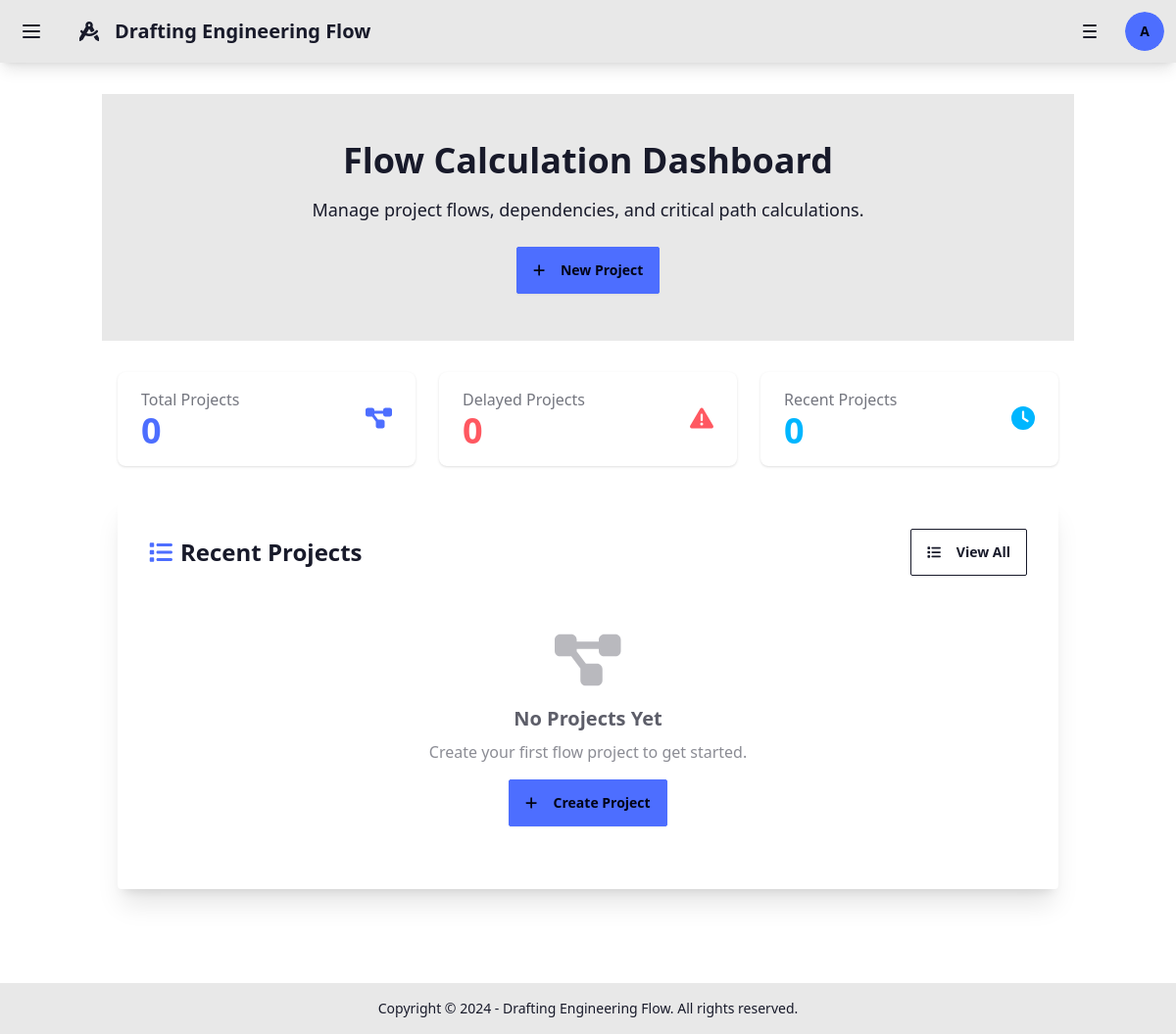
Before: /flow-calc/ (signed in) with the older database file.
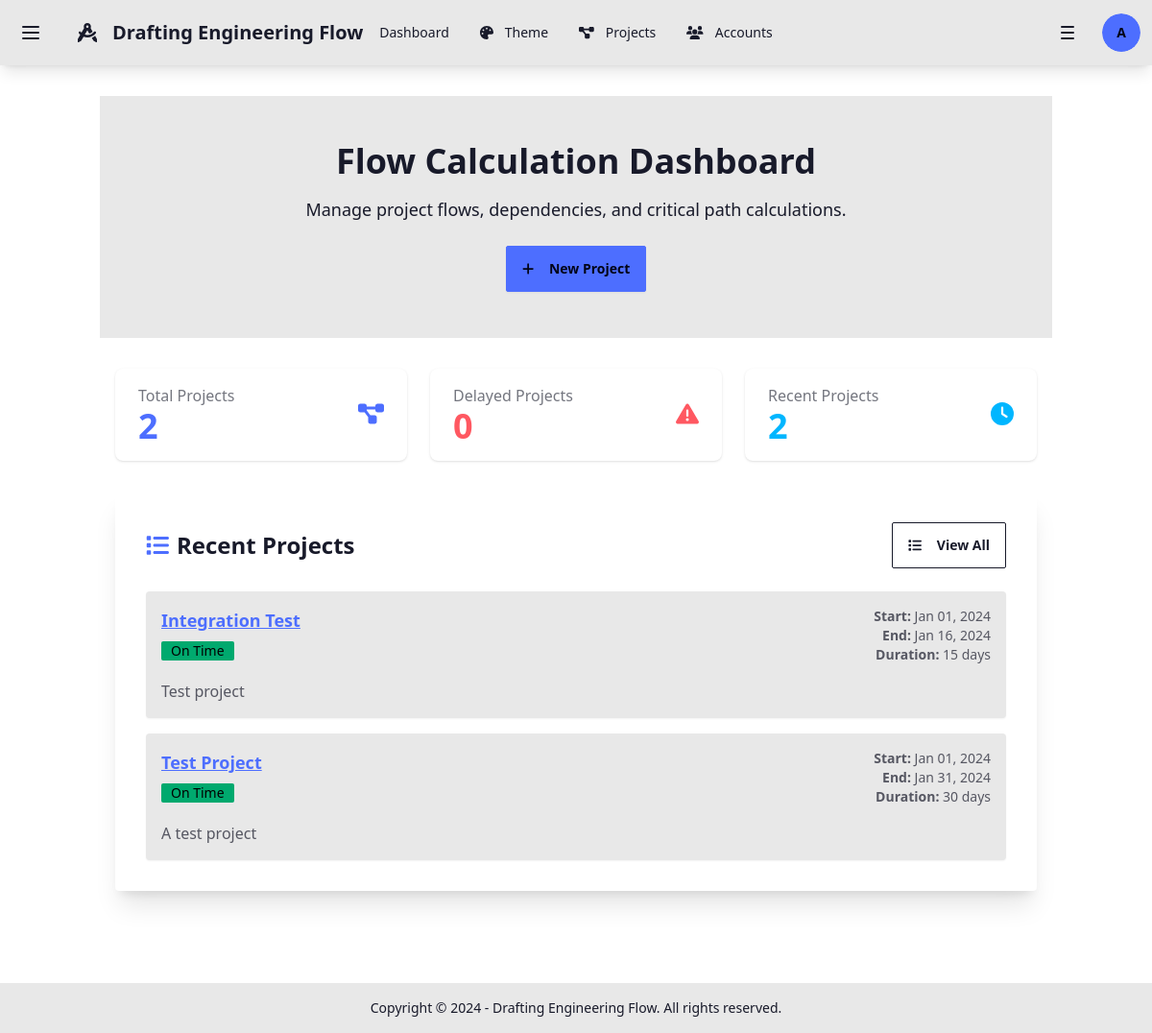
After: the same page with the newer database file.
### flow_calc/models.py (models this page shows, shortened)
class FlowProject(models.Model):
    name = models.CharField(max_length=200, help_text="Project name")
    description = models.TextField(blank=True, help_text="Project description")
    start_date = models.DateField(help_text="Project start date")
    duration_days = models.PositiveIntegerField(help_text="Total project duration in days")
    created_by = models.ForeignKey(User, on_delete=models.CASCADE, related_name='flow_projects')
    created_at = models.DateTimeField(auto_now_add=True)
    updated_at = models.DateTimeField(auto_now=True)
    class Meta:
        ordering = ['-created_at']
        verbose_name = "Flow Project"
        verbose_name_plural = "Flow Projects"
    @property
    def end_date(self):
        return self.start_date + timedelta(days=self.duration_days)
    @property
    def calculated_end_date(self):
        if not self.steps.exists():
            return self.end_date
        latest_step = self.steps.order_by('-calculated_end_date').first()
        return latest_step.calculated_end_date if latest_step else self.end_date
    @property
    def is_delayed(self):
        return self.calculated_end_date > self.end_date

### flow_calc/views.py (the view)
# urls.py: path('', views.FlowDashboardView.as_view(), name='dashboard'),
class FlowDashboardView(LoginRequiredMixin, TemplateView):
    template_name = 'flow_calc/dashboard.html'
    def get_context_data(self, **kwargs):
        context = super().get_context_data(**kwargs)
        projects = FlowProject.objects.filter(created_by=self.request.user).order_by('-created_at')[:10]
        context['recent_projects'] = projects
        delayed_projects = [p for p in projects if p.is_delayed]
        context['delayed_projects'] = delayed_projects
        context['total_projects'] = FlowProject.objects.filter(created_by=self.request.user).count()
        return context

### rbac/context_processors.py (called while the page is built)
def rbac_context(request):
    context = {}
    if request.user.is_authenticated:
        context.update({
            'user_accessible_apps': get_user_accessible_apps(request.user),
            'user_roles': get_user_roles(request.user),
        })
    else:
        context.update({
            'user_accessible_apps': [],
            'user_roles': [],
        })
    return context

### rbac/utils.py (called while the page is built, shortened)
def get_user_accessible_apps(user):
    if not user or not user.is_authenticated:
        return []
    if user.is_superuser:
        return AppAccess.objects.filter(is_enabled=True).values_list('app_name', flat=True)

def get_user_roles(user):
    if not user or not user.is_authenticated:
        return []
    return UserRole.objects.filter(user=user, is_active=True).select_related('role')

### theme/context_processors.py (called while the page is built)
def theme_context(request):
    context = {}
    try:
        theme_settings = ThemeSettings.objects.get(pk=1)
    except ThemeSettings.DoesNotExist:
        theme_settings = ThemeSettings.objects.create()
    if request.user.is_authenticated:
        try:
            user_theme = UserTheme.objects.get(user=request.user)
            current_theme = user_theme.theme
        except UserTheme.DoesNotExist:
            current_theme = theme_settings.default_theme
    else:
        current_theme = request.session.get('theme', theme_settings.default_theme)
    context.update({
        'current_theme': current_theme,
        'theme_settings': theme_settings,
        'allow_user_themes': theme_settings.allow_user_themes,
    })
    return context

### flow_calc/templates/flow_calc/dashboard.html (shortened to what this page needs)
{% extends "flow_calc/base.html" %}
{% load static %}
{% block content %}
<div class="hero bg-base-200 py-8">
    <div class="hero-content text-center">
        <div class="max-w-4xl">
            <h1 class="text-4xl font-bold mb-4">Flow Calculation Dashboard</h1>
            <p class="text-lg mb-6">Manage project flows, dependencies, and critical path calculations.</p>
            <a href="{% url 'flow_calc:project_create' %}" class="btn btn-primary">
                <i class="fas fa-plus mr-2"></i>
                New Project
            </a>
        </div>
    </div>
</div>
<div class="container mx-auto px-4 py-8">
    <div class="grid grid-cols-1 md:grid-cols-3 gap-6 mb-8">
        <div class="stat bg-base-100 shadow rounded-lg">
            <div class="stat-figure text-primary">
                <i class="fas fa-project-diagram text-2xl"></i>
            </div>
            <div class="stat-title">Total Projects</div>
            <div class="stat-value text-primary">{{ total_projects }}</div>
        </div>
        <div class="stat bg-base-100 shadow rounded-lg">
            <div class="stat-figure text-error">
                <i class="fas fa-exclamation-triangle text-2xl"></i>
            </div>
            <div class="stat-title">Delayed Projects</div>
            <div class="stat-value text-error">{{ delayed_projects|length }}</div>
        </div>
        <div class="stat bg-base-100 shadow rounded-lg">
            <div class="stat-figure text-info">
                <i class="fas fa-clock text-2xl"></i>
            </div>
            <div class="stat-title">Recent Projects</div>
            <div class="stat-value text-info">{{ recent_projects|length }}</div>
        </div>
    </div>
    <div class="card bg-base-100 shadow-xl mb-8">
        <div class="card-body">
            <div class="flex justify-between items-center mb-4">
                <h2 class="card-title text-2xl">
                    <i class="fas fa-list text-primary"></i>
                    Recent Projects
                </h2>
                <a href="{% url 'flow_calc:project_list' %}" class="btn btn-outline">
                    <i class="fas fa-list mr-2"></i>
                    View All
                </a>
            </div>
            {% if recent_projects %}
                <div class="space-y-4">
                    {% for project in recent_projects %}
                        <div class="card bg-base-200 shadow-sm">
                            <div class="card-body p-4">
                                <div class="flex justify-between items-start">
                                    <div>
                                        <h3 class="font-semibold text-lg">
                                            <a href="{% url 'flow_calc:project_detail' project.pk %}" class="link link-primary">
                                                {{ project.name }}
                                            </a>
                                        </h3>
                                        <div class="flex items-center gap-2 mt-2">
                                            {% if project.is_delayed %}
                                                <span class="badge badge-error">Delayed ({{ project.delay_days }} days)</span>
                                            {% else %}
                                                <span class="badge badge-success">On Time</span>
                                            {% endif %}
                                        </div>
                                    </div>
                                    <div class="text-right text-sm text-base-content/70">
                                        <div><strong>Start:</strong> {{ project.start_date|date:"M d, Y" }}</div>
                                        <div><strong>End:</strong> {{ project.end_date|date:"M d, Y" }}</div>
                                        <div><strong>Duration:</strong> {{ project.duration_days }} days</div>
                                    </div>
                                </div>
                                {% if project.description %}
                                    <p class="text-base-content/70 mt-2">{{ project.description|truncatewords:20 }}</p>
                                {% endif %}
                            </div>
                        </div>
                    {% endfor %}
                </div>
            {% else %}
                <div class="text-center py-8">
                    <i class="fas fa-project-diagram text-6xl text-base-content/30 mb-4"></i>
                    <h3 class="text-xl font-semibold text-base-content/70 mb-2">No Projects Yet</h3>
                    <p class="text-base-content/50 mb-4">Create your first flow project to get started.</p>
                    <a href="{% url 'flow_calc:project_create' %}" class="btn btn-primary">
                        <i class="fas fa-plus mr-2"></i>
                        Create Project
                    </a>
                </div>
            {% endif %}
        </div>
    </div>
</div>
{% endblock %}

### flow_calc/templates/flow_calc/base.html
{% extends "base.html" %}
{% load static %}

### templates/base.html (shortened to what this page needs)
<!DOCTYPE html>
<html lang="en" data-theme="{{ current_theme|default:'corporate' }}">
<head>
    <script src="https://cdn.tailwindcss.com"></script>
    <link href="https://cdn.jsdelivr.net/npm/daisyui@4.12.10/dist/full.min.css" rel="stylesheet" type="text/css" />
</head>
<body class="bg-base-100">
    <div class="drawer">
        <div class="drawer-content">
            <div class="drawer drawer-end">
                <div class="drawer-content">
                    <div class="navbar bg-base-200 shadow-lg">
                        <div class="navbar-start gap-2">
                            <label for="left-drawer" class="btn btn-ghost btn-square" aria-label="Open left menu">
                                <svg xmlns="http://www.w3.org/2000/svg" class="h-6 w-6" fill="none" viewBox="0 0 24 24" stroke="currentColor"><path stroke-linecap="round" stroke-linejoin="round" stroke-width="2" d="M4 6h16M4 12h16M4 18h16" /></svg>
                            </label>
                            <a class="btn btn-ghost text-xl" href="{% url 'home' %}">
                                <i class="fas fa-drafting-compass mr-2"></i>
                                Drafting Engineering Flow
                            </a>
                        </div>
                        <div class="navbar-center hidden lg:flex">
                            <ul class="menu menu-horizontal px-1">
                                {% if 'main' in user_accessible_apps %}
                                    <li><a href="{% url 'home' %}" class="{% if request.resolver_match.url_name == 'home' %}active{% endif %}">Dashboard</a></li>
                                {% endif %}
                                {% if 'theme' in user_accessible_apps and allow_user_themes %}
                                    <li><a href="{% url 'theme:selector' %}" class="{% if request.resolver_match.url_name == 'selector' %}active{% endif %}">
                                        <i class="fas fa-palette mr-1"></i>Theme
                                    </a></li>
                                {% endif %}
                                {% if 'project' in user_accessible_apps %}
                                    <li><a href="#" class="{% if 'project' in request.resolver_match.namespace %}active{% endif %}">
                                        <i class="fas fa-project-diagram mr-1"></i>Projects
                                    </a></li>
                                {% endif %}
                                {% if 'account' in user_accessible_apps %}
                                    <li><a href="#" class="{% if 'account' in request.resolver_match.namespace %}active{% endif %}">
                                        <i class="fas fa-users mr-1"></i>Accounts
                                    </a></li>
                                {% endif %}
                            </ul>
                        </div>
                        <div class="navbar-end gap-2">
                            <label for="right-drawer" class="btn btn-ghost btn-square" aria-label="Open right menu">
                                <svg xmlns="http://www.w3.org/2000/svg" class="h-6 w-6" fill="none" viewBox="0 0 24 24" stroke="currentColor"><path stroke-linecap="round" stroke-linejoin="round" stroke-width="2" d="M6 6h12M6 12h12M6 18h12" /></svg>
                            </label>
                            {% if user.is_authenticated %}
                                <div class="dropdown dropdown-end">
                                    <div tabindex="0" role="button" class="btn btn-ghost btn-circle avatar">
                                        <div class="w-10 rounded-full">
                                            <div class="bg-primary text-primary-content rounded-full w-10 h-10 flex items-center justify-center">
                                                {{ user.username|first|upper }}
                                            </div>
                                        </div>
                                    </div>
                                </div>
                            {% else %}
                                <a class="btn btn-primary" href="{% url 'admin:login' %}">Login</a>
                            {% endif %}
                        </div>
                    </div>
                    <main class="container mx-auto px-4 py-8">
                        {% block content %}{% endblock %}
                    </main>
                    <footer class="footer footer-center p-4 bg-base-200 text-base-content">
                        <aside>
                            <p>Copyright © 2024 - Drafting Engineering Flow. All rights reserved.</p>
                        </aside>
                    </footer>
                </div>
                <div class="drawer-side">
                    <label for="right-drawer" aria-label="close sidebar" class="drawer-overlay"></label>
                </div>
            </div>
        </div>
        <div class="drawer-side">
            <label for="left-drawer" aria-label="close sidebar" class="drawer-overlay"></label>
        </div>
    </div>
</body>
</html>

Changed rows visible on the page:
added FlowProject: name "Integration Test", shows "On Time", start_date "Jan 01, 2024", end_date "Jan 16, 2024", duration_days "15", description "Test project"
added FlowProject: name "Test Project", shows "On Time", start_date "Jan 01, 2024", end_date "Jan 31, 2024", duration_days "30", description "A test project"
Other visible differences:
{{ total_projects }}: "0" → "2"
{{ recent_projects|length }}: "0" → "2"
text no longer shown: "No Projects Yet Create your first flow project to get started. Create Project"
text now shown: "Dashboard Theme Projects Accounts"
